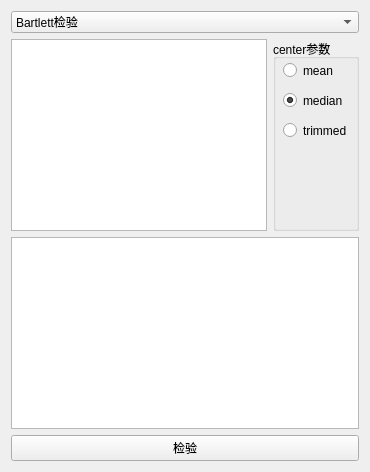
           <widget class="QWidget" name="page_8">
            <layout class="QGridLayout" name="gridLayout_14">
             <item row="0" column="0">
              <widget class="QComboBox" name="comboBox_std_test">
               <item>
                <property name="text">
                 <string>Bartlett检验</string>
                </property>
               </item>
               <item>
                <property name="text">
                 <string>Levene检验</string>
                </property>
               </item>
               <item>
                <property name="text">
                 <string>Fligner-Killeen检验</string>
                </property>
               </item>
               <item>
                <property name="text">
                 <string>新建项目</string>
                </property>
               </item>
              </widget>
             </item>
             <item row="1" column="0">
              <layout class="QGridLayout" name="gridLayout_11">
               <item row="0" column="1">
                <widget class="QGroupBox" name="groupBox_7">
                 <property name="title">
                  <string>center参数</string>
                 </property>
                 <widget class="QRadioButton" name="radioButton_levene_mean">
                  <property name="geometry">
                   <rect>
                    <x>10</x>
                    <y>20</y>
                    <width>81</width>
                    <height>23</height>
                   </rect>
                  </property>
                  <property name="text">
                   <string>mean</string>
                  </property>
                 </widget>
                 <widget class="QRadioButton" name="radioButton_levene_trimmed">
                  <property name="geometry">
                   <rect>
                    <x>10</x>
                    <y>80</y>
                    <width>81</width>
                    <height>23</height>
                   </rect>
                  </property>
                  <property name="text">
                   <string>trimmed</string>
                  </property>
                 </widget>
                 <widget class="QRadioButton" name="radioButton_levene_median">
                  <property name="geometry">
                   <rect>
                    <x>10</x>
                    <y>50</y>
                    <width>81</width>
                    <height>23</height>
                   </rect>
                  </property>
                  <property name="text">
                   <string>median</string>
                  </property>
                  <property name="checked">
                   <bool>true</bool>
                  </property>
                 </widget>
                </widget>
               </item>
               <item row="0" column="0">
                <widget class="QListWidget" name="listWidget_std_test"/>
               </item>
               <item row="1" column="0" colspan="2">
                <widget class="QListWidget" name="listWidget_std_test_2"/>
               </item>
               <item row="2" column="0" colspan="2">
                <widget class="QPushButton" name="std_test_Btn">
                 <property name="text">
                  <string>检验</string>
                 </property>
                </widget>
               </item>
              </layout>
             </item>
            </layout>
           </widget>
